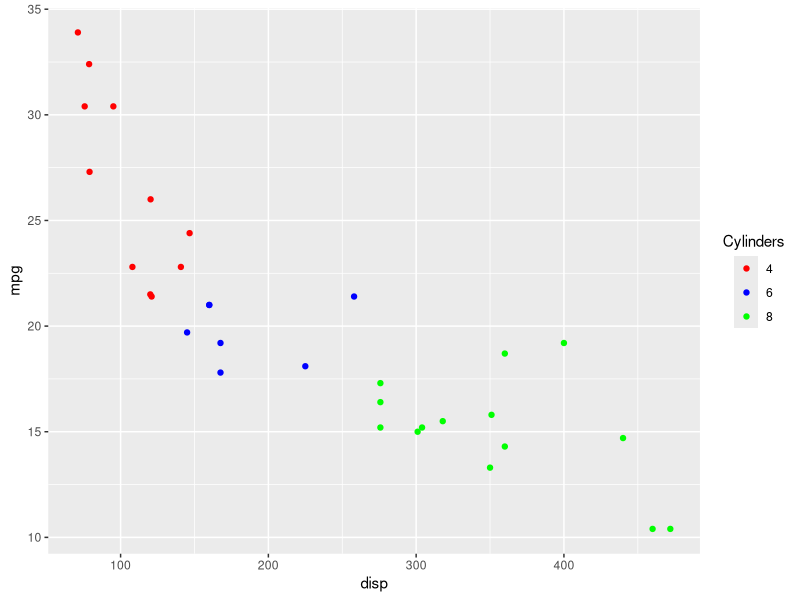
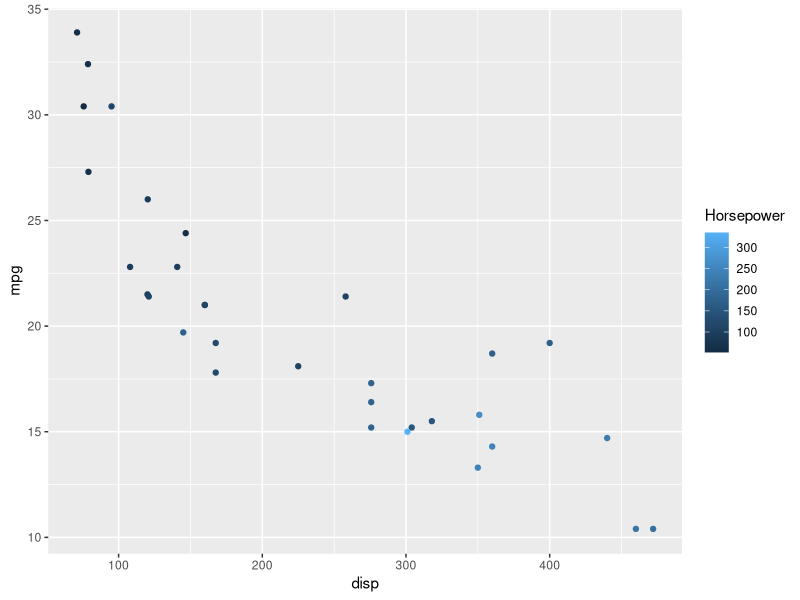
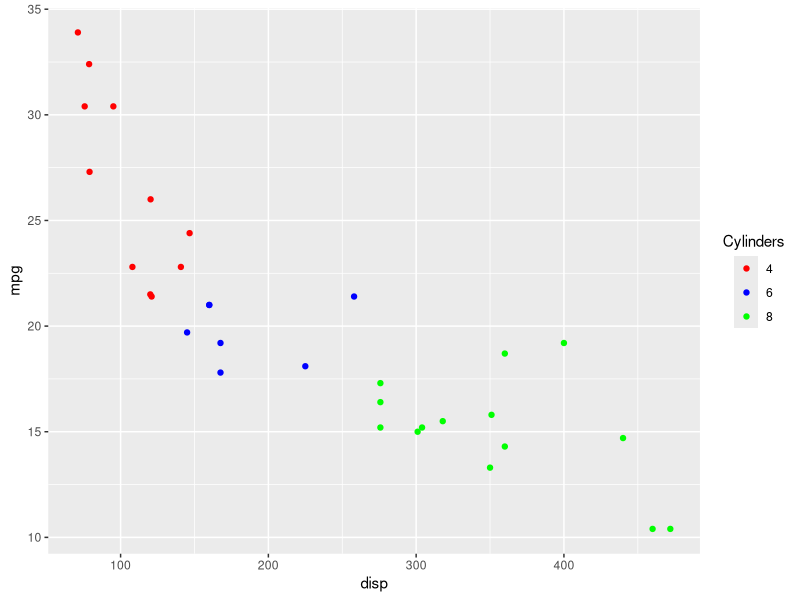
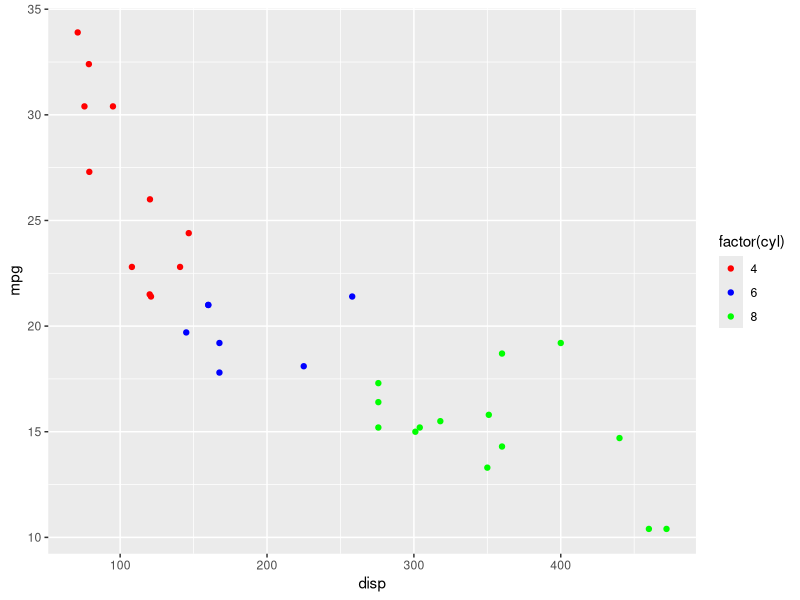
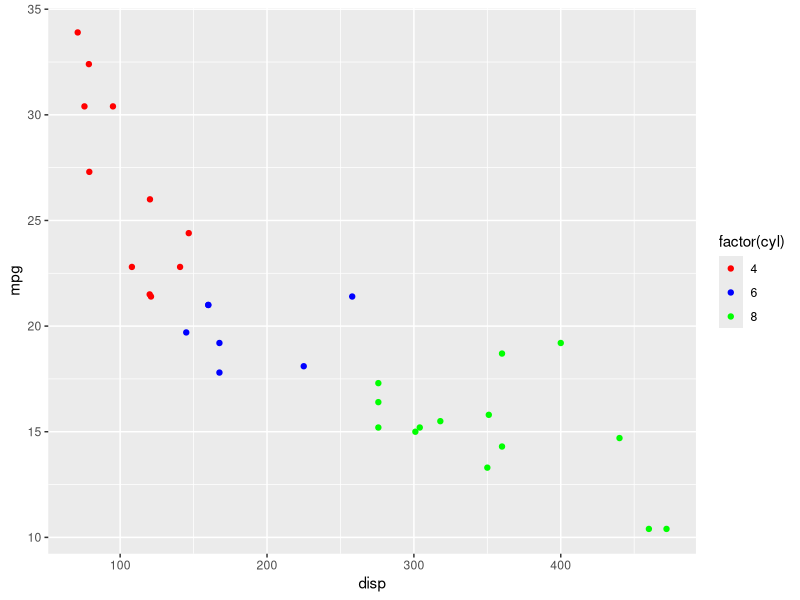
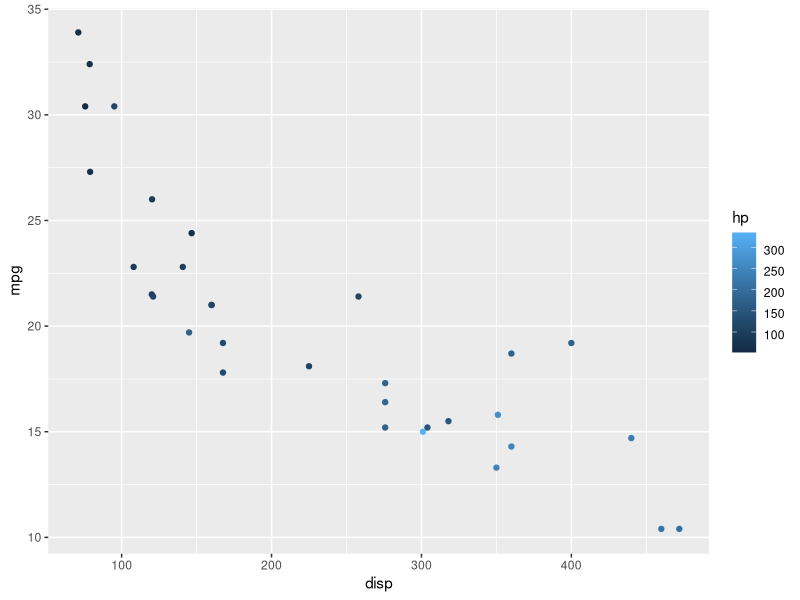
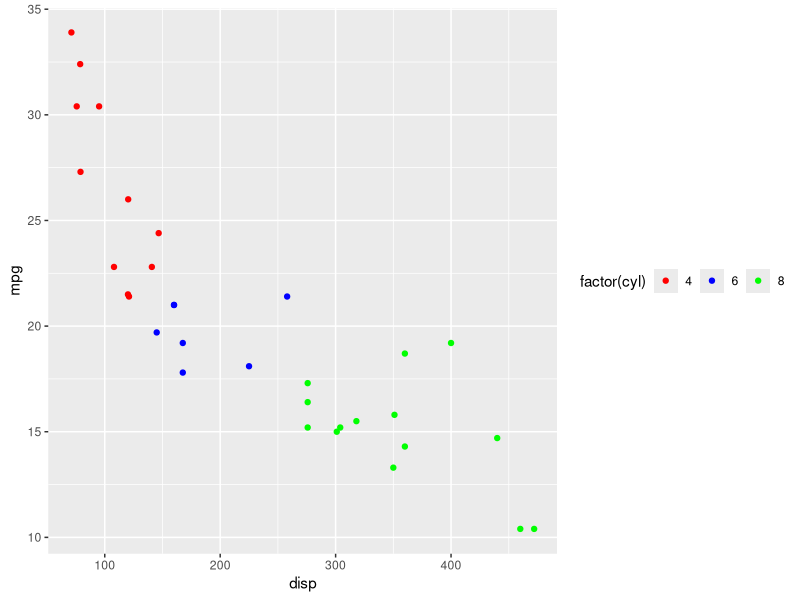
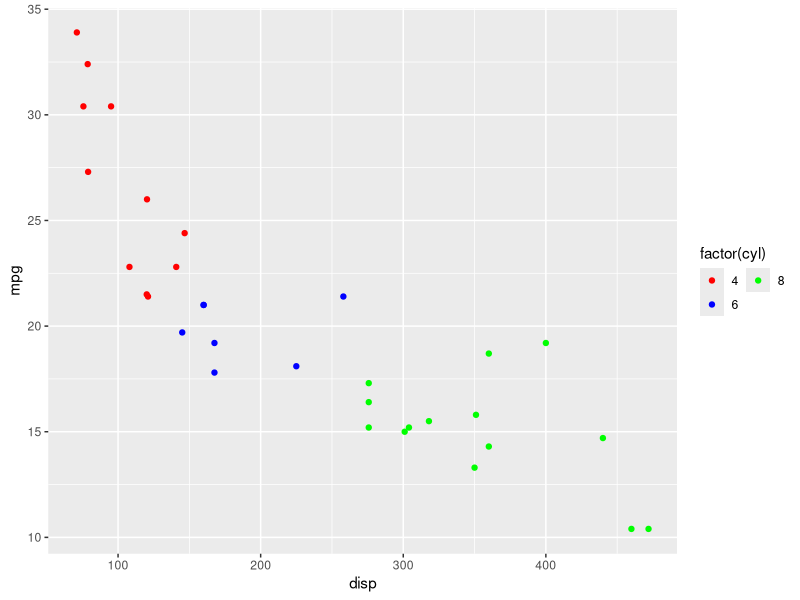

These charts were generated, in order, by the following R code:
## ---- chunk 1
library(ggplot2)
library(readr)
## ---- chunk 2
ggplot(mtcars) + geom_point(aes(disp, mpg, color = factor(cyl))) +
  scale_color_manual(values = c("red", "blue", "green"),
    guide = guide_legend(title = "Cylinders", title.hjust = 0.5))
## ---- chunk 3
ggplot(mtcars) + geom_point(aes(disp, mpg, color = hp)) +
  scale_color_continuous(guide = guide_colorbar(
    title = "Horsepower", title.position = "top", title.vjust = 1))
## ---- chunk 4
ggplot(mtcars) + geom_point(aes(disp, mpg, color = factor(cyl))) +
  scale_color_manual(values = c("red", "blue", "green"),
    guide = guide_legend(title = "Cylinders", title.hjust = 0.5, 
      title.position = "top"))
## ---- chunk 5
ggplot(mtcars) + geom_point(aes(disp, mpg, color = factor(cyl))) +
  scale_color_manual(values = c("red", "blue", "green"),
    guide = guide_legend(label.position = "right"))
## ---- chunk 6
ggplot(mtcars) + geom_point(aes(disp, mpg, color = factor(cyl))) +
  scale_color_manual(values = c("red", "blue", "green"),
    guide = guide_legend(label.hjust = 0.5))
## ---- chunk 7
ggplot(mtcars) +
  geom_point(aes(disp, mpg, color = hp)) +
  scale_color_continuous(guide = guide_colorbar(
    label.vjust = 0.8))
## ---- chunk 8
ggplot(mtcars) + geom_point(aes(disp, mpg, color = factor(cyl))) +
  scale_color_manual(values = c("red", "blue", "green"),
    guide = guide_legend(direction = "horizontal"))
## ---- chunk 9
ggplot(mtcars) + geom_point(aes(disp, mpg, color = factor(cyl))) +
  scale_color_manual(values = c("red", "blue", "green"),
    guide = guide_legend(nrow = 2))
## ---- chunk 10
ggplot(mtcars) + geom_point(aes(disp, mpg, color = factor(cyl))) +
  scale_color_manual(values = c("red", "blue", "green"),
    guide = guide_legend(reverse = TRUE))
## ---- chunk 11
ggplot(mtcars) + geom_point(aes(disp, mpg, color = factor(cyl))) +
  scale_color_manual(values = c("red", "blue", "green"),
    guide = guide_legend(title = "Cylinders", title.hjust = 0.5, 
      title.position = "top", label.position = "right", 
      direction = "horizontal", label.hjust = 0.5, nrow = 2, reverse = TRUE)
  )
## ---- chunk 12
ggplot(mtcars) +
  geom_point(aes(disp, mpg, color = hp))
## ---- chunk 13
ggplot(mtcars) +
  geom_point(aes(disp, mpg, color = hp)) +
  scale_color_continuous(guide = guide_colorbar(
    barwidth = 10))
## ---- chunk 14
ggplot(mtcars) +
  geom_point(aes(disp, mpg, color = hp)) +
  scale_color_continuous(guide = guide_colorbar(
    barheight = 3))
## ---- chunk 15
ggplot(mtcars) +
  geom_point(aes(disp, mpg, color = hp)) +
  scale_color_continuous(guide = guide_colorbar(
    nbin = 4))
## ---- chunk 16
ggplot(mtcars) +
  geom_point(aes(disp, mpg, color = hp)) +
  scale_color_continuous(guide = guide_colorbar(
    ticks = FALSE))
## ---- chunk 17
ggplot(mtcars) +
  geom_point(aes(disp, mpg, color = hp)) +
  scale_color_continuous(guide = guide_colorbar(
    draw.ulim = TRUE, draw.llim = FALSE))
## ---- chunk 18
ggplot(mtcars) +
  geom_point(aes(disp, mpg, color = hp, 
    size = qsec, shape = factor(gear))) + 
  guides(color = "colorbar", shape = "legend", size = "legend")
## ---- chunk 19
ggplot(mtcars) +
  geom_point(aes(disp, mpg, color = hp, size = wt, shape = factor(gear))) + 
  guides(color = guide_colorbar(title = "Horsepower"),
    shape = guide_legend(title = "Weight"), size = guide_legend(title = "Gear")
  )
